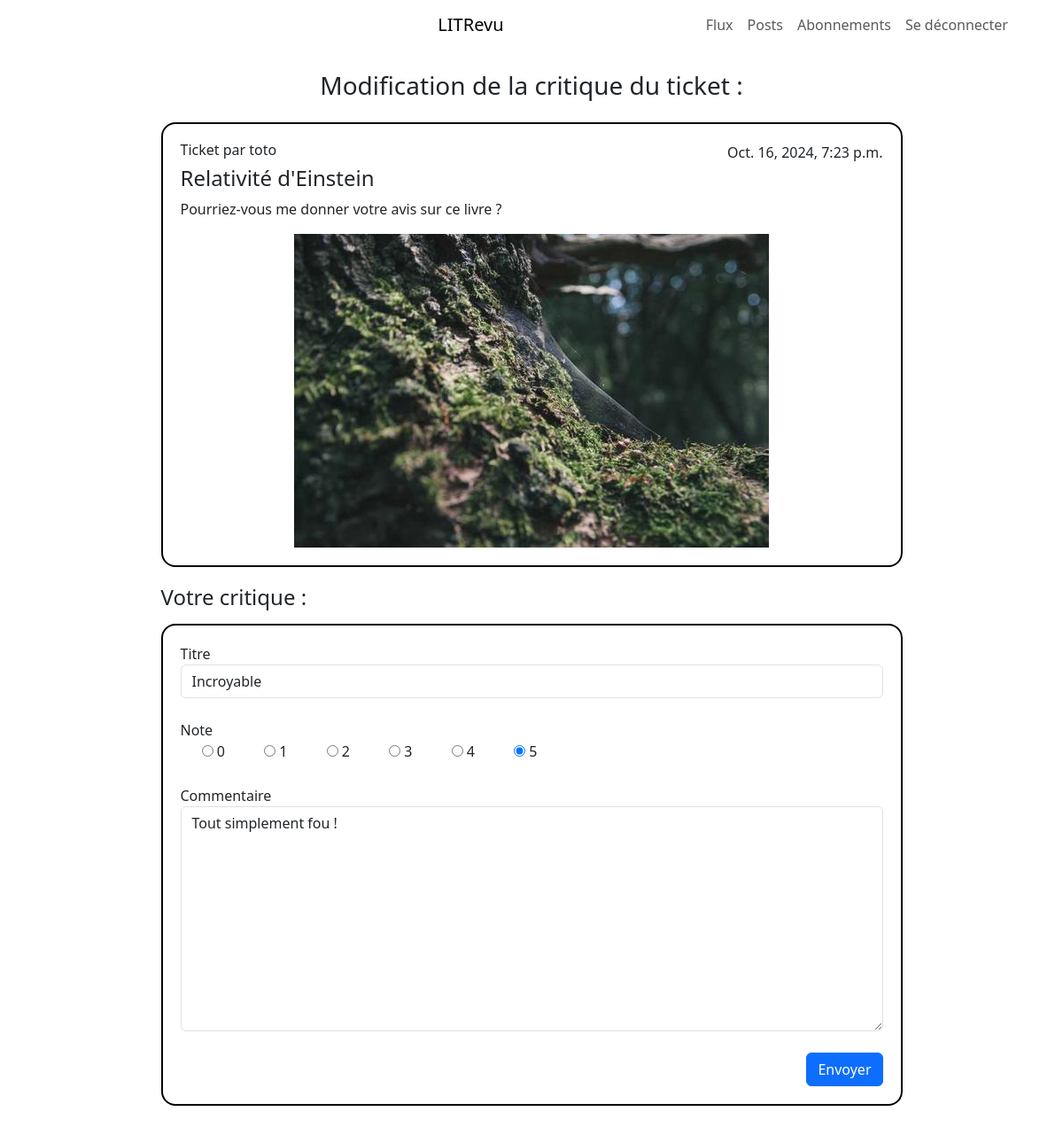
The app's page /review/2/update/ (signed in) with its own data.
### blog/models.py (models this page shows, shortened)
class Ticket(models.Model):
    title = models.CharField(max_length=128)
    description = models.TextField(max_length=128, blank=True)
    user = models.ForeignKey(
        to=settings.AUTH_USER_MODEL, on_delete=models.CASCADE
    )
    image = models.ImageField(null=True, blank=True)
    time_created = models.DateTimeField(auto_now_add=True)
    IMAGE_MAX_HEIGHT = 800
    IMAGE_MAX_WIDTH = 800
    IMAGE_MAX_SIZE = (IMAGE_MAX_WIDTH, IMAGE_MAX_HEIGHT)

class Review(models.Model):
    ticket = models.ForeignKey(to=Ticket, on_delete=models.CASCADE)
    rating = models.PositiveSmallIntegerField(
        validators=[MinValueValidator(0), MaxValueValidator(5)],
    )
    headline = models.CharField(max_length=128)
    body = models.CharField(max_length=8192, blank=True)
    user = models.ForeignKey(
        to=settings.AUTH_USER_MODEL, on_delete=models.CASCADE
    )
    time_created = models.DateTimeField(auto_now_add=True)

### authentication/models.py (models this page shows)
class User(AbstractUser):
    pass

### blog/views.py (the view, shortened to what this page needs)
class ReviewUpdate(LoginRequiredMixin, View):
    mode = "update"
    def get(self, request, id):
        review = get_object_or_404(Review, id=id)
        review_form = ReviewForm(instance=review)
        ticket = review.ticket
        context = {
            "review_form": review_form,
            "ticket": ticket,
            "mode": self.mode,
        }
        return render(
            request, "blog/review_create_update_from_ticket.html", context
        )

### blog/forms.py
class ReviewForm(forms.ModelForm):
    class Meta:
        RATING_CHOICES = [
            (0, "0"),
            (1, "1"),
            (2, "2"),
            (3, "3"),
            (4, "4"),
            (5, "5"),
        ]
        model = Review
        fields = ["headline", "rating", "body"]
        widgets = {
            "rating": forms.RadioSelect(choices=RATING_CHOICES),
            "headline": forms.TextInput(attrs={"class": "form-control"}),
            "body": forms.Textarea(attrs={"class": "form-control"}),
        }

### blog/templatetags/custom_tags.py (called while the page is built)
@register.simple_tag
def display_username(post_user, logged_in_user):
    if post_user == logged_in_user:
        return 'vous'
    else:
        return post_user.username

### blog/templates/blog/review_create_update_from_ticket.html
{% extends 'base.html' %}
{% block content %}
{% include 'partial/navbar.html' %}
<section class="container my-4">
    <div class="col-12 col-lg-9 mx-auto">
        <div class="text-center mb-4">
            {% if mode == "creation" %}
            <h1 class="h3">Création d'une critique pour le ticket :</h1>
            {% elif mode == "update" %}
            <h1 class="h3">Modification de la critique du ticket : </h1>
            {% endif %}
        </div>
        <div class="container post-display">
            {% include 'blog/partials/ticket_snippet.html' with ticket=ticket %}
        </div>
        <h4 class="h4 mb-3">Votre critique :</h4>
        <div class="container post-display">
            {% include 'blog/partials/review_form_snippet.html' with review_form=review_form %}
        </div>
    </div>
</section>
{% endblock %}

### blog/templates/blog/partials/ticket_snippet.html
{% load custom_tags %}
<div class="d-flex justify-content-between">
    <h3 class="h6 col-8">Ticket par {% display_username ticket.user request.user %}</h3>
    <div class="col-4 text-end"> {{ ticket.time_created }} </div>
</div>
<h4 class="h4">{{ ticket.title }}</h4>
<p>{{ ticket.description }}</p>
{% if ticket.image %}
<div class="text-center">
    <img src="{{ ticket.image.url }}" alt="">
</div>
{% endif %}

### blog/templates/blog/partials/review_form_snippet.html (shortened to what this page needs)
<form method="post" enctype="multipart/form-data">
    <label for="headline">Titre</label>
    <p class="mb-4"> {{ review_form.headline }} </p>
    <label for="rating">Note</label>
    <div class="mb-4">
        {% for radio in review_form.rating %}
        <div class="form-check form-check-inline">
            {{ radio.tag }} {{ radio.choice_label}}
        </div>
        {% endfor %}
    </div>
    <label for="body">Commentaire</label>
    <p class="mb-4"> {{ review_form.body }} </p>
    <div class="d-flex justify-content-end">
        <button type="submit" class="btn btn-primary">Envoyer</button>
    </div>
</form>

### static/styles.css (style rules this page uses)
.post-display { border: 2px solid black; padding: 1.25rem; border-radius: 1rem; margin-bottom: 1.25rem; }

### records on screen
Ticket: user.username "toto", time_created "Oct. 16, 2024, 7:23 p.m.", title "Relativité d'Einstein", description "Pourriez-vous me donner votre avis sur ce livre ?", image (picture)
Review: headline "Incroyable", body "Tout simplement fou !"

### other values on screen
{{ radio.choice_label }} "0" "1" "2" "3" "4" "5"
